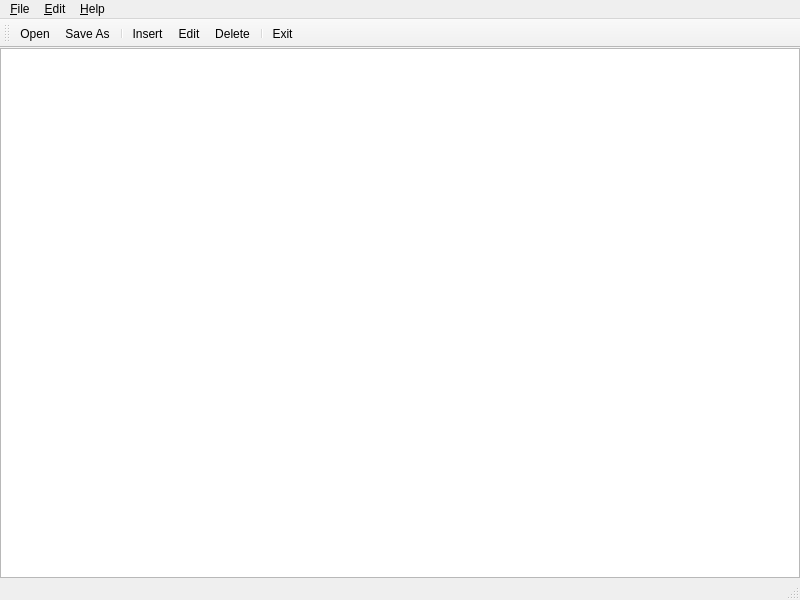
<?xml version="1.0" encoding="UTF-8"?>
<ui version="4.0">
 <class>DCMTreeForm</class>
 <widget class="QMainWindow" name="DCMTreeForm">
  <property name="geometry">
   <rect>
    <x>0</x>
    <y>0</y>
    <width>800</width>
    <height>600</height>
   </rect>
  </property>
  <property name="acceptDrops">
   <bool>true</bool>
  </property>
  <property name="windowTitle">
   <string>Dicom Tree Viewer</string>
  </property>
  <widget class="QWidget" name="centralwidget">
   <layout class="QGridLayout" name="gridLayout">
    <property name="leftMargin">
     <number>0</number>
    </property>
    <property name="topMargin">
     <number>0</number>
    </property>
    <property name="rightMargin">
     <number>0</number>
    </property>
    <property name="bottomMargin">
     <number>0</number>
    </property>
    <item row="0" column="0">
     <widget class="QTreeView" name="treeView">
      <property name="font">
       <font>
        <family>Monospace</family>
       </font>
      </property>
      <property name="acceptDrops">
       <bool>true</bool>
      </property>
      <property name="dragDropOverwriteMode">
       <bool>true</bool>
      </property>
      <property name="dragDropMode">
       <enum>QAbstractItemView::DragDrop</enum>
      </property>
      <property name="defaultDropAction">
       <enum>Qt::CopyAction</enum>
      </property>
     </widget>
    </item>
   </layout>
  </widget>
  <widget class="QMenuBar" name="menubar">
   <property name="geometry">
    <rect>
     <x>0</x>
     <y>0</y>
     <width>800</width>
     <height>22</height>
    </rect>
   </property>
   <widget class="QMenu" name="menuFile">
    <property name="title">
     <string>&amp;File</string>
    </property>
    <addaction name="action_Open"/>
    <addaction name="separator"/>
    <addaction name="action_Save"/>
    <addaction name="actionSave_As"/>
    <addaction name="action_Exit"/>
   </widget>
   <widget class="QMenu" name="menuHelp">
    <property name="title">
     <string>&amp;Help</string>
    </property>
    <addaction name="action_About"/>
   </widget>
   <widget class="QMenu" name="menu_Edit">
    <property name="title">
     <string>&amp;Edit</string>
    </property>
    <addaction name="action_Insert"/>
    <addaction name="action_Edit"/>
    <addaction name="action_Delete"/>
   </widget>
   <addaction name="menuFile"/>
   <addaction name="menu_Edit"/>
   <addaction name="menuHelp"/>
  </widget>
  <widget class="QStatusBar" name="statusbar"/>
  <widget class="QToolBar" name="toolBar">
   <property name="windowTitle">
    <string>toolBar</string>
   </property>
   <property name="iconSize">
    <size>
     <width>32</width>
     <height>32</height>
    </size>
   </property>
   <attribute name="toolBarArea">
    <enum>TopToolBarArea</enum>
   </attribute>
   <attribute name="toolBarBreak">
    <bool>false</bool>
   </attribute>
   <addaction name="action_Open"/>
   <addaction name="actionSave_As"/>
   <addaction name="separator"/>
   <addaction name="action_Insert"/>
   <addaction name="action_Edit"/>
   <addaction name="action_Delete"/>
   <addaction name="separator"/>
   <addaction name="action_Exit"/>
  </widget>
  <action name="action_Open">
   <property name="icon">
    <iconset resource="dicomtreeQT5.qrc">
     <normaloff>:/icons/Icons/ImageOpen.xpm</normaloff>:/icons/Icons/ImageOpen.xpm</iconset>
   </property>
   <property name="text">
    <string>&amp;Open</string>
   </property>
   <property name="toolTip">
    <string>Open dicom file</string>
   </property>
  </action>
  <action name="action_Exit">
   <property name="icon">
    <iconset resource="dicomtreeQT5.qrc">
     <normaloff>:/icons/Icons/exit.xpm</normaloff>:/icons/Icons/exit.xpm</iconset>
   </property>
   <property name="text">
    <string>E&amp;xit</string>
   </property>
   <property name="toolTip">
    <string>Exit program</string>
   </property>
  </action>
  <action name="action_About">
   <property name="text">
    <string>&amp;About</string>
   </property>
  </action>
  <action name="action_Save">
   <property name="icon">
    <iconset resource="dicomtreeQT5.qrc">
     <normaloff>:/icons/Icons/ImageSave.xpm</normaloff>:/icons/Icons/ImageSave.xpm</iconset>
   </property>
   <property name="text">
    <string>&amp;Save</string>
   </property>
  </action>
  <action name="actionSave_As">
   <property name="icon">
    <iconset resource="dicomtreeQT5.qrc">
     <normaloff>:/icons/Icons/ImageSave.xpm</normaloff>:/icons/Icons/ImageSave.xpm</iconset>
   </property>
   <property name="text">
    <string>Save &amp;As</string>
   </property>
   <property name="toolTip">
    <string>Save DICOM file as</string>
   </property>
  </action>
  <action name="action_Insert">
   <property name="icon">
    <iconset resource="dicomtreeQT5.qrc">
     <normaloff>:/icons/Icons/add.xpm</normaloff>:/icons/Icons/add.xpm</iconset>
   </property>
   <property name="text">
    <string>&amp;Insert</string>
   </property>
   <property name="toolTip">
    <string>Insert DICOM tag</string>
   </property>
  </action>
  <action name="action_Edit">
   <property name="icon">
    <iconset resource="dicomtreeQT5.qrc">
     <normaloff>:/icons/Icons/edit.xpm</normaloff>:/icons/Icons/edit.xpm</iconset>
   </property>
   <property name="text">
    <string>&amp;Edit</string>
   </property>
   <property name="toolTip">
    <string>Change DICOM tag value</string>
   </property>
  </action>
  <action name="action_Delete">
   <property name="icon">
    <iconset resource="dicomtreeQT5.qrc">
     <normaloff>:/icons/Icons/del.xpm</normaloff>:/icons/Icons/del.xpm</iconset>
   </property>
   <property name="text">
    <string>&amp;Delete</string>
   </property>
   <property name="toolTip">
    <string>Delete DICOM tag</string>
   </property>
  </action>
 </widget>
 <resources>
  <include location="dicomtreeQT5.qrc"/>
 </resources>
 <connections>
  <connection>
   <sender>action_Exit</sender>
   <signal>triggered()</signal>
   <receiver>DCMTreeForm</receiver>
   <slot>close()</slot>
   <hints>
    <hint type="sourcelabel">
     <x>-1</x>
     <y>-1</y>
    </hint>
    <hint type="destinationlabel">
     <x>399</x>
     <y>299</y>
    </hint>
   </hints>
  </connection>
 </connections>
</ui>
